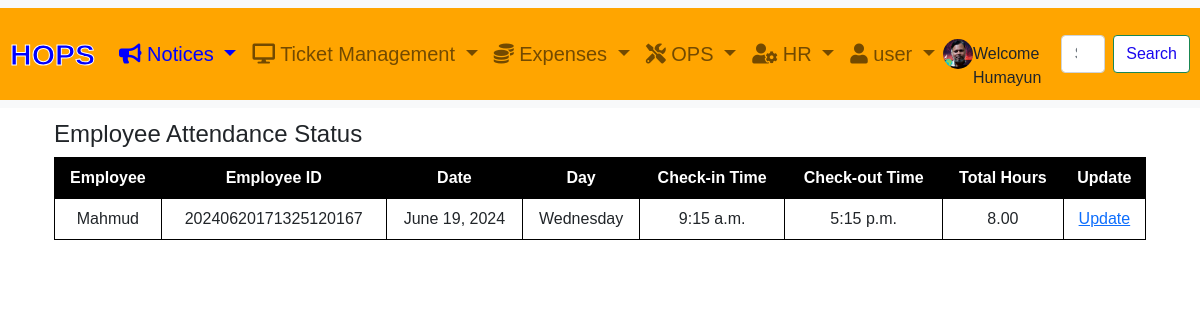
/employee/view_attendance/ (signed in), run on the app's committed database.
### account/models.py (models this page shows, shortened)
class Customer(AbstractBaseUser, PermissionsMixin):
    employee = models.ForeignKey('employee.EmployeeModel', related_name='employee_data', on_delete=models.CASCADE, null=True, blank=True)
    email = models.EmailField(_('email address'), unique=True)
    name = models.CharField(max_length=150)
    mobile = models.CharField(max_length=20, blank=True)
    is_active = models.BooleanField(default=False)
    is_staff = models.BooleanField(default=False)
    created = models.DateTimeField(auto_now_add=True)
    updated = models.DateTimeField(auto_now=True)
    profile_picture = models.ImageField(upload_to='profile_pictures/', blank=True, null=True)
    groups = models.ManyToManyField(
        Group,
        related_name='customer_set',
        blank=True,
        help_text=_("The groups this user belongs to."),
        verbose_name=_("groups"),
    )
    user_permissions = models.ManyToManyField(
        Permission,
        related_name='customer_set',
        blank=True,
        help_text=_("Specific permissions for this user."),
        verbose_name=_("user permissions"),
    )
    USER_LEVEL_CHOICES = [
        ('general_user', 'General_User'),
        ('first_level', 'First Level Manager'),
        ('second_level', 'Second Level Manager'),
        ('third_level', 'Third Level Manager'),
        ('external', 'External'),
    ]
    manager_level = models.CharField(max_length=20, choices=USER_LEVEL_CHOICES, default='general_user')
    objects = CustomAccountManager()
    USERNAME_FIELD = 'email'
    REQUIRED_FIELDS = ['name']
    class Meta:
        verbose_name = "Accounts"
        verbose_name_plural = "Accounts"

### employee/models.py (models this page shows, shortened)
class AttendanceModel(models.Model):
    employee = models.ForeignKey(EmployeeModel, on_delete=models.CASCADE)
    date = models.DateField()
    check_in_time = models.TimeField()
    check_out_time = models.TimeField(null=True, blank=True)
    total_hours = models.DecimalField(max_digits=5, decimal_places=2, null=True, blank=True, default=0.00)
    attendance_status_choices=[
        ('present', 'present'),
        ('absent', 'absent'),
    ]
    attendance_status= models.CharField(max_length=50,choices= attendance_status_choices,default='None')

class EmployeeModel(models.Model):
    employee_code = models.CharField(max_length=100, unique=True, null=True, blank=True, default='None')
    name = models.CharField(max_length=100, null=True, blank=True,default="Nome")
    first_name = models.CharField(max_length=100, null=True, blank=True,default="Nome")
    last_name = models.CharField(max_length=100,null=True, blank=True,default="Nome")
    posting_area_choices=[
        ('Dhaka','Dhaka'),
        ('Rangpur','Rangpur'),
        ('Sylhet','Sylhet'),
        ('Rajshahi','Rajshahi'),
        ('Chittagong','Chittagong')
    ]
    posting_area = models.CharField(max_length=100,choices=posting_area_choices,null=True,blank=True)
    gender_choices =[
        ('Male','Male'),
        ('Female','Female'),
        ('Others', 'Others')
    ]
    gender = models.CharField(max_length=20,choices= gender_choices,null=True, blank=True,default="Nome")
    address=models.TextField(null=True, blank=True,default="None")
    email = models.EmailField()
    phone_number = models.CharField(max_length=15,null=True, blank=True,default="Nome")
    joining_date = models.DateField()
    resignation_date = models.DateField(null=True, blank=True, default=timezone.now, help_text="Format: YYYY-MM-DD")
    position_choices=[
        ('Chairman','Chairman'),
        ('MD','MD'),
        ('CEO','CEO'),
        ('CFO','CFO'),
        ('CMO','CMO'),
        ('CTO','CTO'),
        ('Specialist','Specialist'),
        ('Manager','Manager'),
        ('Sr.Manager','Sr.Manager'),
        ('DGM','DGM'),
        ('GM','GM'),
        ('SrGM','SrGM'),
        ('Director','Director'),
        ('HOD','HOD'),
        ('Specialist','Specialist'),
        ('HSS_manager','HSS_manager'),
        ('Driver','Driver'),
        ('Peon','Peon'),
        ('General staff','General staff'),
    ]
    position = models.CharField(max_length=100,null=True, blank=True,choices= position_choices,default="Nome")
    department_choices=[
        ('Engineering','Engineering'),
        ('Marketting','Marketing'),
        ('Finance','Finance'),
        ('Accounting','Accounting'),
        ('Technology','Technology'),
        ('Admin','Admin'),
        ('HR','HR'),
        ('Business_Development','Business_Development'),
    ]
    department = models.CharField(max_length=100,null=True, blank=True,choices=department_choices,default="Nome")
    employee_level_choices=[
        ('SeniorManagement','SeniorManagement'),
        ('MidLevelManager','MidLevelManager'),
        ('FirstLevelmanager','FirstLevelManager'),
        ('Executive','Executive'),
        ('Engineer','Engineer'),
        ('Doctor','Doctor'),
        ('Specialist','Specialist'),
        ('Officer','Officer'),
        ('FieldForce','FieldForce'),
        ('General_Staffs','General_Staffs'),
    ]
    employe_level= models.CharField(max_length=100, choices=employee_level_choices, default='executive')
    basic_salary = models.DecimalField(max_digits=10, decimal_places=2,null=True, blank=True,default=0.00)
    house_allowance = models.DecimalField(max_digits=10, decimal_places=2, null=True, blank=True,default=0.00)
    medical_allowance = models.DecimalField(max_digits=10, decimal_places=2,null=True, blank=True, default=0.00)
    transportation_allowance = models.DecimalField(max_digits=10, decimal_places=2,null=True, blank=True, default=0.00)
    bonus = models.DecimalField(max_digits=10, decimal_places=2, default=0.00)
    overtime_pay_rate = models.DecimalField(max_digits=10, decimal_places=2,null=True, blank=True, default=0.00)
    profile_picture = models.ImageField(upload_to='profile_pictures/', null=True, blank=True)
    gross_monthly_salary = models.DecimalField(max_digits=10, decimal_places=2,null=True, blank=True, default=0.00)
    updated_at = models.DateTimeField(default=timezone.now)
    def __str__(self):
        return self.name

### employee/views.py (the view)
# urls.py: path('view_attendance/', views.view_attendance, name='view_attendance'),
@login_required
def view_attendance(request):
    attendance_records = AttendanceModel.objects.all()
    return render(request, 'employee/view_attendance.html', {'attendance_records': attendance_records})

### account/context_processors.py (called while the page is built)
def user_info(request):
    user = request.user
    profile_picture_url = None
    if user.is_authenticated:
        profile_picture_url = user.profile_picture.url if user.profile_picture else None
    return {
        'user_info': user.name if user.is_authenticated else None,
        'profile_picture_url': profile_picture_url
    }

### templates/employee/view_attendance.html (shortened to what this page needs)
{% extends "base.html" %}
{% load static %}
{% block content %}
<div class="container-fluid">
    <div class="row">
        <div class="col">
    <h4>Employee Attendance Status</h4>
    <table border="1">
        <thead>
            <tr>
                <th class="text-center p-2">Employee</th>
                <th class="text-center p-2">Employee ID</th>
                <th class="text-center p-2">Date</th>
                <th class="text-center p-2">Day</th>
                <th class="text-center p-2">Check-in Time</th>
                <th class="text-center p-2">Check-out Time</th>
                <th class="text-center p-2">Total Hours</th>
                <th class="text-center p-2">Update</th>
            </tr>
        </thead>
        <tbody>
            {% for attendance in attendance_records %}
            <tr>
                <td class="text-center p-2">{{ attendance.employee }}</td>
                <td class="text-center p-2">{{ attendance.employee.employee_code }}</td>
                <td class="text-center p-2">{{ attendance.date }}</td>
                <td class="text-center p-2">{{ attendance.date|date:"l" }}</td>
                <td class="text-center p-2">{{ attendance.check_in_time }}</td>
                <td class="text-center p-2">{{ attendance.check_out_time }}</td>
                <td class="text-center p-2">{{ attendance.total_hours }}</td>
                <td class="text-center p-2"><a href="{% url 'employee:update_attendance' employee_id=attendance.id %}">Update</a></td>
            </tr>
            {% endfor %}
        </tbody>
    </table>
        </div>
    </div>
</div>
{% endblock %}

### templates/base.html (shortened to what this page needs)
<!DOCTYPE html>
<html lang="en">
<head>
<link href="https://cdn.jsdelivr.net/npm/bootstrap@5.0.0-beta3/dist/css/bootstrap.min.css" rel="stylesheet">
<link rel="stylesheet" href="https://cdnjs.cloudflare.com/ajax/libs/font-awesome/5.15.3/css/all.min.css">
<link href="https://cdnjs.cloudflare.com/ajax/libs/select2/4.0.13/css/select2.min.css" rel="stylesheet">
<link href="https://cdnjs.cloudflare.com/ajax/libs/bootstrap-datepicker/1.9.0/css/bootstrap-datepicker.min.css" rel="stylesheet">
<link href="https://cdnjs.cloudflare.com/ajax/libs/bootstrap-timepicker/0.5.2/css/bootstrap-timepicker.min.css" rel="stylesheet">
        <link rel="stylesheet" href="https://code.jquery.com/ui/1.12.1/themes/base/jquery-ui.css">
        <link rel="stylesheet" href="https://cdn.jsdelivr.net/npm/timepicker@1.11.14/jquery.timepicker.min.css">
</head>
<body>
    {% if user.is_authenticated %}
    <nav class="navbar navbar-expand-lg navbar-light bg-light navbar-fixed-top">
        <div class="container-fluid custom_navbar">
            <a class="navbar-brand menu-color" style="color:blue; font-size:30px;font-family: Helvetica;" href="{% url 'tickets:dash_board' %}">HOPS</a>
            <div class="collapse navbar-collapse" id="navbarSupportedContent">
                <ul class="navbar-nav me-auto mb-2 mb-lg-0">
                    <li class="nav-item dropdown">
                        <a class="nav-link dropdown-toggle menu-color" style="color: blue;" href="#" id="navbarDropdown" role="button" data-bs-toggle="dropdown" aria-expanded="false">
                            <i class="fa fa-bullhorn" aria-hidden="true"></i> Notices
                        </a>
                    </li>
                    <li class="nav-item dropdown">
                        <a class="nav-link dropdown-toggle menu-color"href="#" id="navbarDropdown" role="button" data-bs-toggle="dropdown" aria-expanded="false">
                            <i class="fa fa-desktop" aria-hidden="true"></i> Ticket Management
                        </a>
                    </li>
                    <li class="nav-item dropdown">
                        <a class="nav-link dropdown-toggle menu-color"href="#" id="navbarDropdown" role="button" data-bs-toggle="dropdown" aria-expanded="false">
                            <i class="fas fa-coins"></i>  Expenses
                        </a>
                    </li>
                    <li class="nav-item dropdown">
                        <a class="nav-link dropdown-toggle menu-color"href="#" id="navbarDropdown" role="button" data-bs-toggle="dropdown" aria-expanded="false">
                            <i class="fas fa-tools"></i>  OPS
                        </a>
                    </li>
                    <li class="nav-item dropdown">
                        <a class="nav-link dropdown-toggle menu-color"href="#" id="navbarDropdown" role="button" data-bs-toggle="dropdown" aria-expanded="false">
                            <i class="fas fa-user-cog"></i>  HR
                        </a>
                    </li>
                    <li class="nav-item dropdown">
                        <a class="nav-link dropdown-toggle menu-color"href="#" id="navbarDropdown" role="button" data-bs-toggle="dropdown" aria-expanded="false">
                            <i class="fas fa-user"></i>  user
                        </a>
                    </li>
                </ul>
                    {% if user.is_authenticated %}
                    <a href="{% url 'account:update_profile_picture' user.id %}">
                        {% if profile_picture_url %}
                            <img src="{{ profile_picture_url }}" style="height: 30px; width: 30px; border-radius: 50%;">
                        {% else %}
                        <i class="fas fa-user-circle" aria-hidden="true" style="font-size: 25px; color:white"></i>
                        {% endif %} </a>
                        <br>
                       Welcome {{ request.user.name }}
                {% else %}
                    <a href="{% url 'account:login' %}" style="color:white;">
                        <i class="fas fa-user-circle" aria-hidden="true" style="font-size: 30px;"></i>
                    </a>
                {% endif %}
                    <form class="d-flex" method="GET" action="{% url 'tickets:search_all' %}" style="margin-left:20px">
                    <input class="form-control me-2" type="search" placeholder="Search" aria-label="Search" name="q">
                    <button class="btn btn-outline-success" type="submit" style="color:rgb(26, 7, 239);background:white">Search</button>
                </form>
            </div>
        </div>
    </nav>
{% endif %}
   <div class="col" style="height:120px"></div>
    <div class="container">
        {% block content %}
        {% endblock %}
    </div>
</body>
</html>

### templates/base.html (style rules this page uses)
html, body { font-family: Verdana, sans-serif; background: white; }
.custom_navbar { background-color: orange; padding:10px; }
.navbar-brand { font-size: 40px; font-weight: 700; color: #0AEDED; -webkit-text-stroke: #fff 1px; }
.menu-color { color:blue; font-size: 20px;; }
.navbar-fixed-top { position: fixed; top: 0; width: 100%; z-index: 1000; }

### templates/employee/view_attendance.html (style rules this page uses)
table { border-collapse: collapse; width: 100%; }
th, td { border: 1px solid black; text-align: left; padding: 0px; }
th { background-color: black; color:white; }
table thead th { white-space: normal; }

### data on the page
Customer: user.name "Humayun"
AttendanceModel: employee "Mahmud", employee.employee_code "20240620171325120167", date "June 19, 2024", date "Wednesday", check_in_time "9:15 a.m.", check_out_time "5:15 p.m.", total_hours "8.00"
